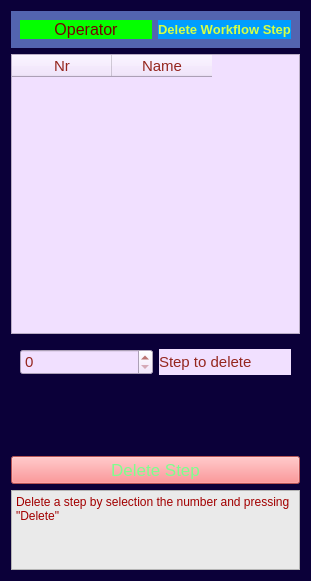
<?xml version="1.0" encoding="UTF-8"?>
<ui version="4.0">
 <class>Form</class>
 <widget class="QWidget" name="Form">
  <property name="geometry">
   <rect>
    <x>0</x>
    <y>0</y>
    <width>311</width>
    <height>581</height>
   </rect>
  </property>
  <property name="windowTitle">
   <string>Form</string>
  </property>
  <property name="styleSheet">
   <string notr="true">background-color:rgb(11, 0, 57);</string>
  </property>
  <layout class="QVBoxLayout" name="verticalLayout">
   <item>
    <widget class="QWidget" name="widget" native="true">
     <property name="styleSheet">
      <string notr="true">background-color: rgb(83, 100, 176);</string>
     </property>
     <layout class="QHBoxLayout" name="horizontalLayout">
      <item>
       <widget class="QLabel" name="delete_wf_usertype">
        <property name="styleSheet">
         <string notr="true">background-color:rgb(4, 255, 0);color:rgb(117, 2, 2);font-size:12pt;</string>
        </property>
        <property name="text">
         <string>Operator</string>
        </property>
        <property name="alignment">
         <set>Qt::AlignCenter</set>
        </property>
       </widget>
      </item>
      <item>
       <widget class="QLabel" name="label">
        <property name="enabled">
         <bool>false</bool>
        </property>
        <property name="sizePolicy">
         <sizepolicy hsizetype="Preferred" vsizetype="Preferred">
          <horstretch>0</horstretch>
          <verstretch>0</verstretch>
         </sizepolicy>
        </property>
        <property name="font">
         <font>
          <pointsize>10</pointsize>
          <bold>true</bold>
          <kerning>false</kerning>
         </font>
        </property>
        <property name="layoutDirection">
         <enum>Qt::LeftToRight</enum>
        </property>
        <property name="styleSheet">
         <string notr="true">background-color:rgb(0, 157, 255);color:rgb(212, 255, 70);font-size:10pt;</string>
        </property>
        <property name="text">
         <string>Delete Workflow Step</string>
        </property>
        <property name="alignment">
         <set>Qt::AlignCenter</set>
        </property>
       </widget>
      </item>
     </layout>
    </widget>
   </item>
   <item>
    <widget class="QTableWidget" name="deletion_wf_table">
     <property name="sizePolicy">
      <sizepolicy hsizetype="MinimumExpanding" vsizetype="Expanding">
       <horstretch>0</horstretch>
       <verstretch>0</verstretch>
      </sizepolicy>
     </property>
     <property name="minimumSize">
      <size>
       <width>100</width>
       <height>0</height>
      </size>
     </property>
     <property name="styleSheet">
      <string notr="true">color: rgb(149, 38, 30); background-color: rgb(241, 224, 255);font-size:11pt;</string>
     </property>
     <property name="sizeAdjustPolicy">
      <enum>QAbstractScrollArea::AdjustToContents</enum>
     </property>
     <column>
      <property name="text">
       <string>Nr</string>
      </property>
      <property name="background">
       <color>
        <red>0</red>
        <green>80</green>
        <blue>84</blue>
       </color>
      </property>
     </column>
     <column>
      <property name="text">
       <string>Name</string>
      </property>
      <property name="background">
       <color>
        <red>0</red>
        <green>80</green>
        <blue>84</blue>
       </color>
      </property>
     </column>
    </widget>
   </item>
   <item>
    <widget class="QWidget" name="widget_2" native="true">
     <layout class="QHBoxLayout" name="horizontalLayout_2">
      <item>
       <widget class="QSpinBox" name="delete_spinBox">
        <property name="styleSheet">
         <string notr="true">color: rgb(149, 38, 30); background-color: rgb(241, 224, 255);font-size:11pt;</string>
        </property>
       </widget>
      </item>
      <item>
       <widget class="QLabel" name="label_2">
        <property name="styleSheet">
         <string notr="true">color: rgb(149, 38, 30); background-color: rgb(241, 224, 255);font-size:11pt;</string>
        </property>
        <property name="text">
         <string>Step to delete</string>
        </property>
       </widget>
      </item>
     </layout>
    </widget>
   </item>
   <item>
    <widget class="QLabel" name="delete_wf_feedback_label">
     <property name="minimumSize">
      <size>
       <width>0</width>
       <height>60</height>
      </size>
     </property>
     <property name="styleSheet">
      <string notr="true">background-color:rgb(11, 0, 57);color:rgb(255, 0, 0);font-size:12pt;</string>
     </property>
     <property name="text">
      <string/>
     </property>
    </widget>
   </item>
   <item>
    <widget class="QPushButton" name="btn_delete_step_wf">
     <property name="styleSheet">
      <string notr="true">background-color: rgb(255, 117, 119); color: rgb(126, 255, 141); font-size:13pt;</string>
     </property>
     <property name="text">
      <string>Delete Step</string>
     </property>
    </widget>
   </item>
   <item>
    <widget class="QTextBrowser" name="communications_entryfield_new_order_operator">
     <property name="sizePolicy">
      <sizepolicy hsizetype="Expanding" vsizetype="Minimum">
       <horstretch>0</horstretch>
       <verstretch>0</verstretch>
      </sizepolicy>
     </property>
     <property name="maximumSize">
      <size>
       <width>16777215</width>
       <height>80</height>
      </size>
     </property>
     <property name="styleSheet">
      <string notr="true">color: rgb(162, 0, 0); background-color: rgb(234, 234, 234); font: 700 9pt &quot;Segoe UI&quot;;</string>
     </property>
     <property name="html">
      <string>&lt;!DOCTYPE HTML PUBLIC &quot;-//W3C//DTD HTML 4.0//EN&quot; &quot;http://www.w3.org/TR/REC-html40/strict.dtd&quot;&gt;
&lt;html&gt;&lt;head&gt;&lt;meta name=&quot;qrichtext&quot; content=&quot;1&quot; /&gt;&lt;meta charset=&quot;utf-8&quot; /&gt;&lt;style type=&quot;text/css&quot;&gt;
p, li { white-space: pre-wrap; }
hr { height: 1px; border-width: 0; }
li.unchecked::marker { content: &quot;\2610&quot;; }
li.checked::marker { content: &quot;\2612&quot;; }
&lt;/style&gt;&lt;/head&gt;&lt;body style=&quot; font-family:'Segoe UI'; font-size:9pt; font-weight:700; font-style:normal;&quot;&gt;
&lt;p style=&quot; margin-top:0px; margin-bottom:0px; margin-left:0px; margin-right:0px; -qt-block-indent:0; text-indent:0px;&quot;&gt;&lt;span style=&quot; font-weight:400;&quot;&gt;Delete a step by selection the number and pressing &amp;quot;Delete&amp;quot;&lt;/span&gt;&lt;/p&gt;&lt;/body&gt;&lt;/html&gt;</string>
     </property>
    </widget>
   </item>
  </layout>
 </widget>
 <resources/>
 <connections/>
</ui>
